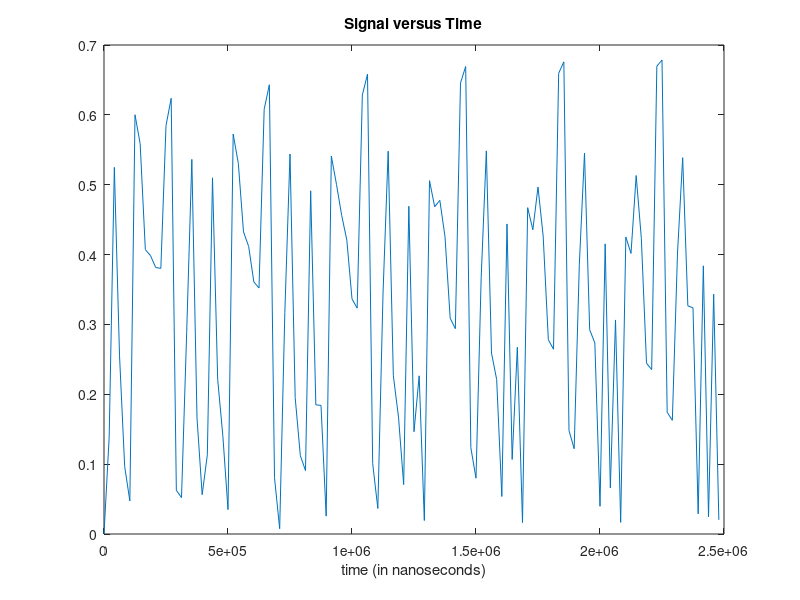
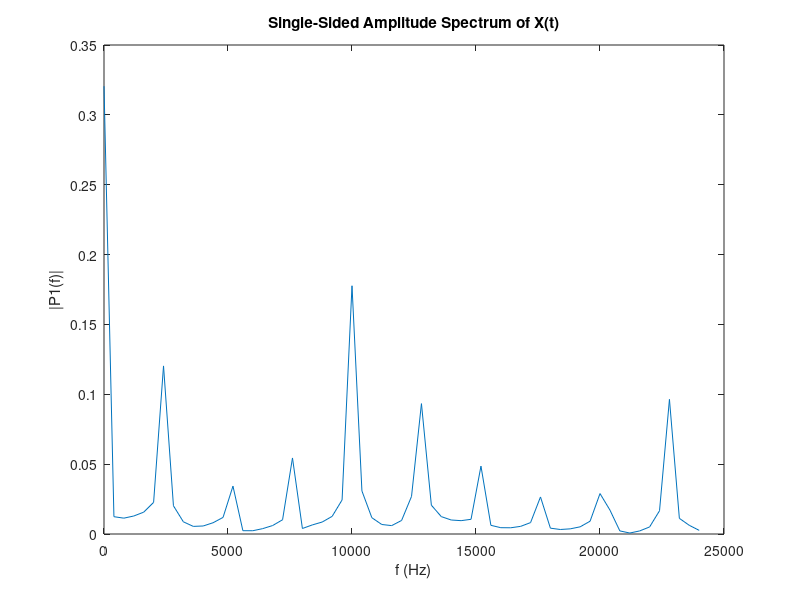

MATLAB code for these plots, in order: (Note: this script raises an error after producing the figures.)
clc;
clear all;
close all;

% Generating random analog input signal with harmonics
Fs = 48000;                  
dt = 1/Fs;                   
StopTime = 25e-4;   % Overall 2.5ms input signal           
t = (0:dt:StopTime-dt)';       
L = length(t); 
   
Fc = Fs/2;                     
a = 0.6324;
x = 0.2*sin(2*pi*Fc*t*a)+0.4*sin(2*pi*2*Fc*t*a)+0.3*sin(2*pi*2*(Fc/4)*t*a);
x = abs(x);

% Plot the input signal versus time
figure;
plot(round(t*1e9),x);
xlabel('time (in nanoseconds)');
title('Signal versus Time');

% Plot frequency components of input signal
Y = fft(x);
P2 = abs(Y/L);
P1 = P2(1:L/2+1);
P1(2:end-1) = 2*P1(2:end-1);
f = Fs*(0:(L/2))/L;
figure;
plot(f,P1); 
title('Single-Sided Amplitude Spectrum of X(t)');
xlabel('f (Hz)');
ylabel('|P1(f)|');

% Quantizing analog input in 8 bits to put as filter input
range=max(x)-min(x);
interval_size=range/256;
 
partition=[min(x)+interval_size:interval_size:max(x)];
codebook=[0:256];
quants = quantiz(x,partition,codebook);
t_ns = round(t*1e9);

% Plot filter hardware implementation output vs time
filename = 'fir_sim_data_out.txt';
delimiterIn = ' ';
headerlinesIn = 0;
A = importdata(filename,delimiterIn,headerlinesIn);
t_sim = A(:,1);
t_sim = t_sim(2:2:end,:);
% Dequantize the 18-bit output. But as the quantiztion was done using
% quantiz function, the number of fraction bits or quantization segments 
% are not known as it was set automatically inside the function. So, trial 
% and error was used to determine a value which can dequantize the 18-bit 
% output quite accurately.
fir_out = A(:,2)./1e5;
fir_out = fir_out(2:2:end,:); % Dequantization
figure;
plot(t_sim,fir_out);
xlabel('time (in nanoseconds)');
title('Signal versus Time');

% Plot frequency components of filter hardware implementation output
L_sim = length(t_sim);
Y_sim = fft(fir_out);
P2_sim = abs(Y_sim/L_sim);
P1_sim = P2_sim(1:L_sim/2+1);
P1_sim(2:end-1) = 2*P1_sim(2:end-1);
f_sim = (1/(20832e-9))*(0:(L_sim/2))/L_sim;
figure;
plot(f_sim,P1_sim); 
title('Single-Sided Amplitude Spectrum of X(t)');
xlabel('f (Hz)');
ylabel('|P1(f)|');

% Comparison of analog input and filter hardware implementation output
figure;
plot(t_ns,x);
hold on;
plot(t_sim,fir_out);
xlabel('time (in nanoseconds)');
title('Signal versus Time');
legend('Analog input','FIR Hardware Output')

figure;
plot(f,P1); 
hold on;
plot(f_sim,P1_sim); 
title('Single-Sided Amplitude Spectrum of X(t)');
xlabel('f (Hz)');
ylabel('|P1(f)|');
legend('Analog input','FIR Hardware Output')